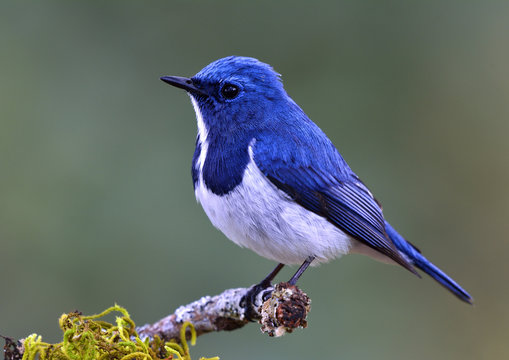
#> input picture data/image.jpg, 509 x 360 px, found by its file name
$ python 7_edge_detection.py
#> lines starting #> are read from the running program, lines starting #| are printed output that depends on the picture; after the words box and inside, x2 and y2 are one past the last pixel; in counts of white or black regions, pixels touching at a corner belong together
import os
import cv2


img = cv2.imread(os.path.join('.','data','image.jpg'))
#> img is the input picture: shape (360, 509, 3); mean B, G, R 104.5, 106.1, 97.7

edge_detection = cv2.Canny(img, 100, 400)
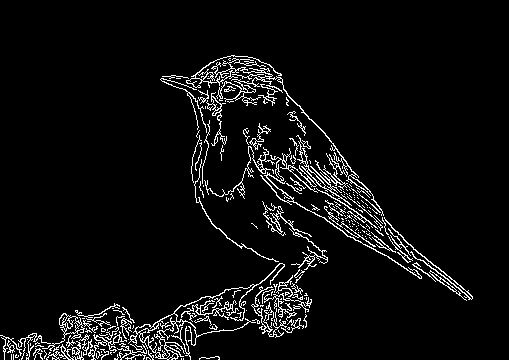
#> edge_detection: shape (360, 509); 5.5% white in thin lines or dots, all inside (x1, y1, x2, y2) = (0, 55, 473, 360)

cv2.imshow('Frame', edge_detection)
cv2.waitKey(0)
